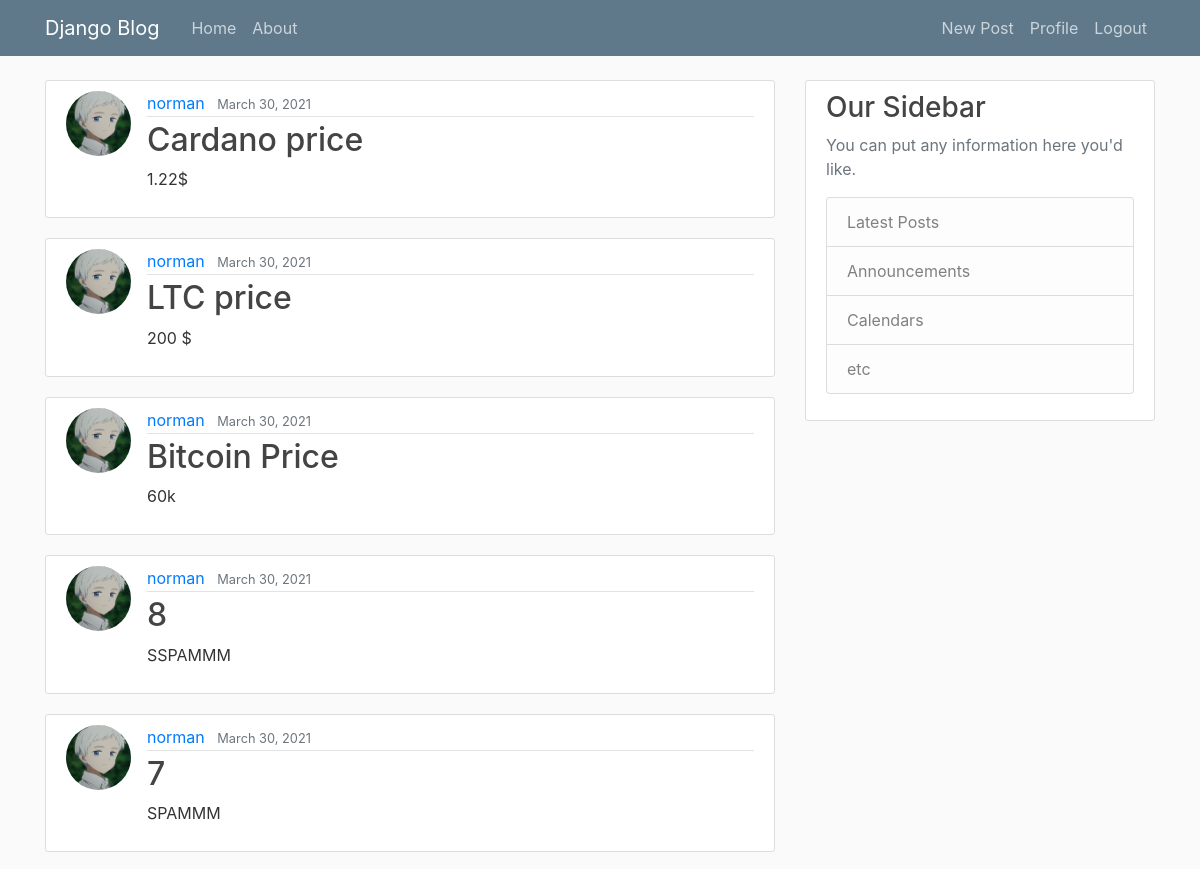
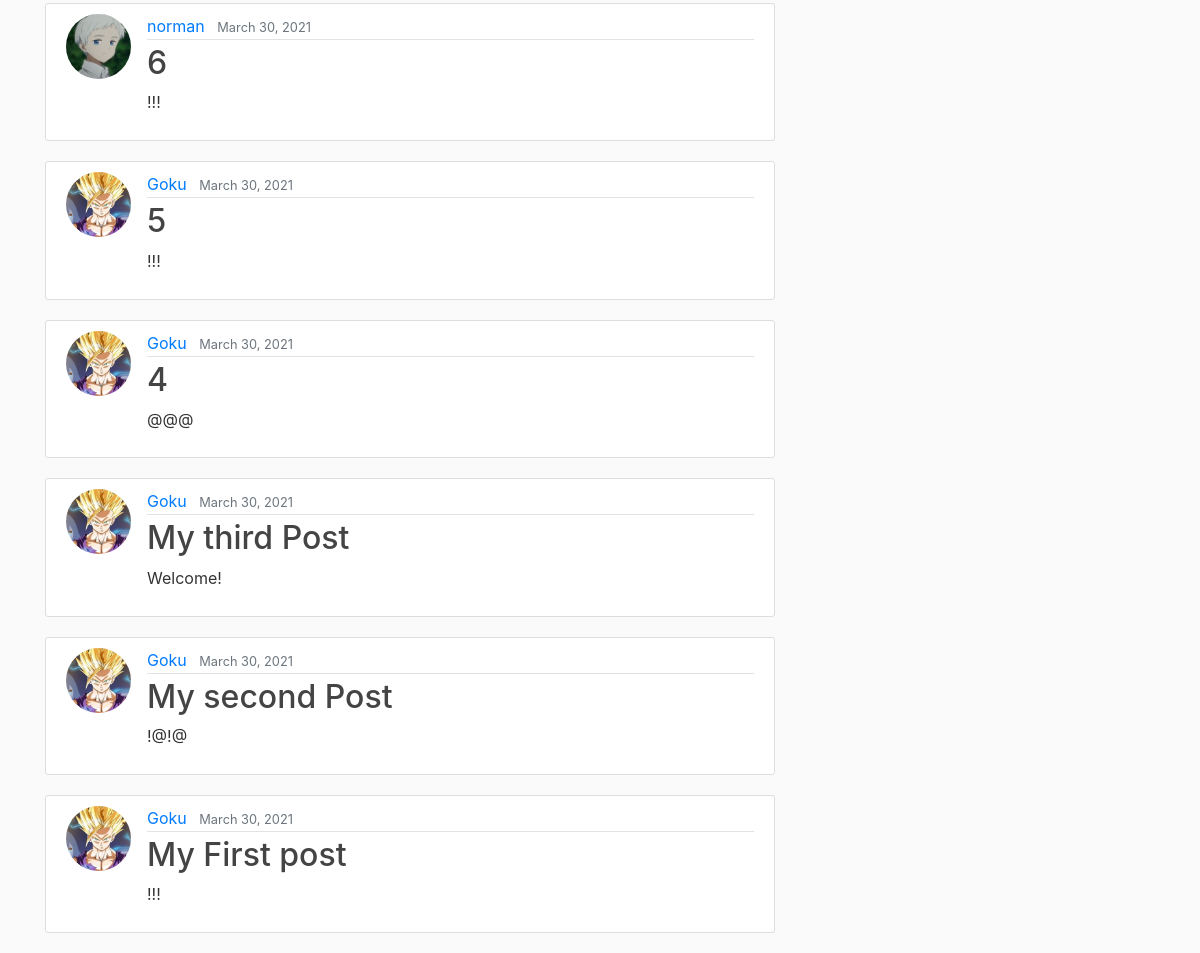
The app's page / (signed in) with its own data (2 pictures, top to bottom).
### blog/models.py (models this page shows, shortened)
class Post(models.Model):
    title = models.CharField(max_length=100)
    content = models.TextField()
    date_posted = models.DateTimeField(default=timezone.now)
    author = models.ForeignKey(User, on_delete=models.CASCADE)

### users/models.py (models this page shows, shortened)
class Profile(models.Model):
    user = models.OneToOneField(User, on_delete=models.CASCADE)
    image = models.ImageField(default='default.jpg', upload_to='profile_pics')

### blog/views.py (the view)
# urls.py: path('', PostListView.as_view(), name='blog-home'),
class PostListView(ListView):
    model = Post
    template_name = 'blog/home.html'  # <app>/<model>_<viewtype>.html
    context_object_name = 'posts'
    ordering = ['-date_posted']

### blog/templates/blog/home.html
{% extends "blog/base.html" %}
{% block content %}
    {% for post in posts %}
        <article class="media content-section">
          <img class="rounded-circle article-img" src="{{ post.author.profile.image.url }}">
          <div class="media-body">
            <div class="article-metadata">
              <a class="mr-2" href="#">{{ post.author }}</a>
              <small class="text-muted">{{ post.date_posted|date:"F d, Y" }}</small>
            </div>
            <h2><a class="article-title" href="{% url 'post-detail' post.id %}">{{ post.title }}</a></h2>
            <p class="article-content">{{ post.content }}</p>
          </div>
        </article>
    {% endfor %}
{% endblock content %}

### blog/static/blog/main.css (style rules this page uses)
body { background: #fafafa; color: #333333; margin-top: 5rem; }
h1, h2, h3, h4, h5, h6 { color: #444444; }
.content-section { background: #ffffff; padding: 10px 20px; border: 1px solid #dddddd; border-radius: 3px; margin-bottom: 20px; }
.article-title { color: #444444; }
.article-content { white-space: pre-line; }
.article-img { height: 65px; width: 65px; margin-right: 16px; }
.article-metadata { padding-bottom: 1px; margin-bottom: 4px; border-bottom: 1px solid #e3e3e3 }

### records on screen
Post: author.profile.image (picture), author "norman", date_posted "March 30, 2021", title "Cardano price", content "1.22$"
Post: author.profile.image (picture), author "norman", date_posted "March 30, 2021", title "LTC price", content "200 $"
Post: author.profile.image (picture), author "norman", date_posted "March 30, 2021", title "Bitcoin Price", content "60k"
Post: author.profile.image (picture), author "norman", date_posted "March 30, 2021", title "8", content "SSPAMMM"
Post: author.profile.image (picture), author "norman", date_posted "March 30, 2021", title "7", content "SPAMMM"
Post: author.profile.image (picture), author "norman", date_posted "March 30, 2021", title "6", content "!!!"
Post: author.profile.image (picture), author "Goku", date_posted "March 30, 2021", title "5", content "!!!"
Post: author.profile.image (picture), author "Goku", date_posted "March 30, 2021", title "4", content "@@@"
Post: author.profile.image (picture), author "Goku", date_posted "March 30, 2021", title "My third Post", content "Welcome!"
Post: author.profile.image (picture), author "Goku", date_posted "March 30, 2021", title "My second Post", content "!@!@"
Post: author.profile.image (picture), author "Goku", date_posted "March 30, 2021", title "My First post", content "!!!"
